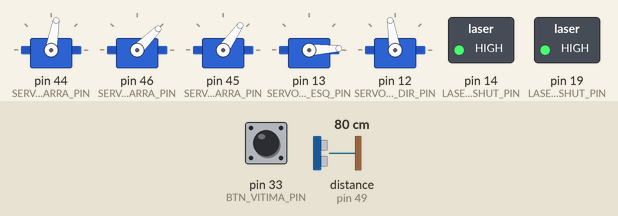
The sketch below on a simulated Arduino Mega 2560, built with avr-gcc and run on an emulated ATmega2560. Parts: 5 × servo, switched loads named in the sketch (green lamp = pin HIGH). Inputs (shaded band) come from the test bench; at power-on: distance to the obstacle (sensor on pin 49) 80 cm, pin 33 (BTN_VITIMA_PIN) HIGH.

Above: at 1.3 s.
1.4 s: distance to the obstacle (sensor on pin 49) set to 6 cm
At 3.0 s:
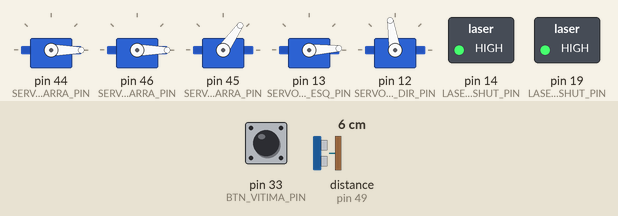
3.5 s: distance to the obstacle (sensor on pin 49) set to 3 cm
At 4.86 s:
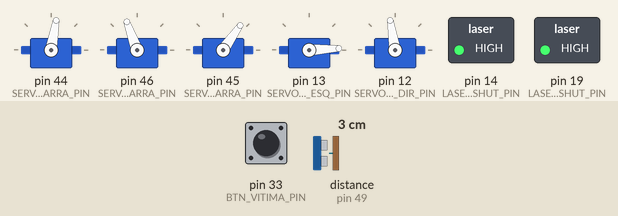
At 6.15 s:
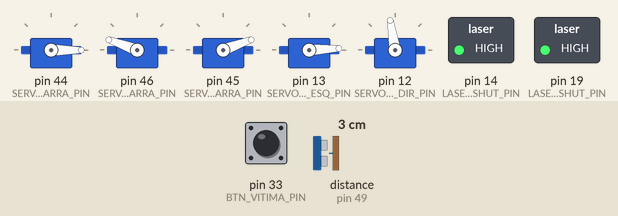
6.5 s: distance to the obstacle (sensor on pin 49) set to 9 cm
9.5 s: distance to the obstacle (sensor on pin 49) set to 2 cm
At 10.01 s:
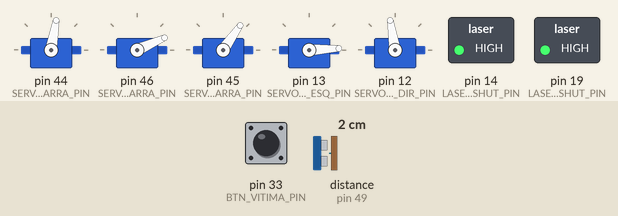
12.5 s: distance to the obstacle (sensor on pin 49) set to 18 cm
15.5 s: distance to the obstacle (sensor on pin 49) set to 4 cm
Timing chart, 0 to 25.1 s (numbered marks = the images above; inputs shaded):
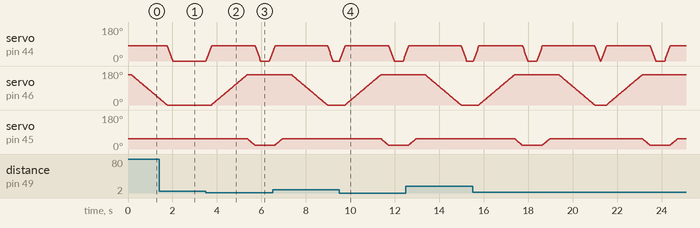

The sketch:

test_garra_completa.ino
```cpp
#include <Servo.h>
#include <Wire.h>
#include <VL53L0X.h>

Servo servoPaGarra;
Servo servoSubirGarra;
Servo servoRotacionarGarra;
Servo servoCancelaEsq;
Servo servoCancelaDir;

#define SERVO_PA_GARRA_PIN 44
#define SERVO_SUBIR_GARRA_PIN 46
#define SERVO_ROTACIONAR_GARRA_PIN 45
#define SERVO_CANCELA_ESQ_PIN 13
#define SERVO_CANCELA_DIR_PIN 12

#define SERVO_PA_GARRA_POS_INICIAL 80
#define SERVO_SUBIR_GARRA_POS_INICIAL 160
#define SERVO_ROTACIONAR_GARRA_POS_INICIAL 55
#define SERVO_CANCELA_ESQ_POS_INICIAL 3
#define SERVO_CANCELA_DIR_POS_INICIAL 99

// Declare dois objetos sensor
VL53L0X laserFrente;
VL53L0X laserGarra;
int distanciaLaserGarra;

// Define os pinos XSHUT para cada sensor
#define LASER_FRENTE_XSHUT_PIN 14
#define LASER_GARRA_XSHUT_PIN 19

#define BTN_VITIMA_PIN 33

bool vitimaViva, btnVitima;

void setup() {
  Serial.begin(9600);
  Wire.begin();

  pinMode(LASER_FRENTE_XSHUT_PIN, OUTPUT);
  pinMode(LASER_GARRA_XSHUT_PIN, OUTPUT);

  digitalWrite(LASER_FRENTE_XSHUT_PIN, LOW);
  digitalWrite(LASER_GARRA_XSHUT_PIN, LOW);
  delay(50);

  digitalWrite(LASER_FRENTE_XSHUT_PIN, HIGH);
  delay(50);
  laserFrente.setTimeout(500);
  laserFrente.init();
  laserFrente.setAddress(0x30);

  digitalWrite(LASER_GARRA_XSHUT_PIN, HIGH);
  delay(50);
  laserGarra.setTimeout(500);
  laserGarra.init();
  laserGarra.setAddress(0x31);

  pinMode(BTN_VITIMA_PIN, INPUT_PULLUP);

  servoPaGarra.attach(SERVO_PA_GARRA_PIN);
  servoSubirGarra.attach(SERVO_SUBIR_GARRA_PIN);
  servoRotacionarGarra.attach(SERVO_ROTACIONAR_GARRA_PIN);
  servoCancelaEsq.attach(SERVO_CANCELA_ESQ_PIN);
  servoCancelaDir.attach(SERVO_CANCELA_DIR_PIN);

  servoPaGarra.write(SERVO_PA_GARRA_POS_INICIAL);
  servoSubirGarra.write(SERVO_SUBIR_GARRA_POS_INICIAL);
  servoRotacionarGarra.write(SERVO_ROTACIONAR_GARRA_POS_INICIAL);
  servoCancelaEsq.write(SERVO_CANCELA_ESQ_POS_INICIAL);
  servoCancelaDir.write(SERVO_CANCELA_DIR_POS_INICIAL);
}

void loop() {
  descerGarra();
  abrirPas();
  while (true) {
    lerLaserGarra();
    if (distanciaLaserGarra < 50) {
      break;
    }
  }
  fecharPas();
  subirGarraVerificaVitima();

  if (btnVitima) {
    rotacionarGarraDir();
  } else {
    rotacionarGarraEsq();
  }

  abrirPas();
  delay(400);
  fecharPas();
  rotacionarGarraMeio();
  delay(400);

  // if (btnVitima) {
  //   abrirCancelaDir();
  //   delay(500);
  //   fecharCancelaDir();
  // } else {
  //   abrirCancelaEsq();
  //   delay(500);
  //   fecharCancelaEsq();
  // }
  // delay(500);
}

void lerLaserGarra() {
  distanciaLaserGarra = laserGarra.readRangeSingleMillimeters();
}

void lerBtnVitima() {
  btnVitima = !digitalRead(BTN_VITIMA_PIN);
}

void movimentarServo(Servo *servo, uint8_t posicaoFinal, uint8_t velocidade) {
  uint8_t posicaoAtual = servo->read();
  uint8_t passo = posicaoAtual > posicaoFinal ? -1 : 1;

  while (posicaoAtual != posicaoFinal) {
    posicaoAtual += passo;
    servo->write(posicaoAtual);
    delay(velocidade);
  }
}

void fecharPas() {
  movimentarServo(&servoPaGarra, 80, 3);
}

void abrirPas() {
  movimentarServo(&servoPaGarra, 0, 3);
}

void subirGarra() {
  movimentarServo(&servoSubirGarra, 160, 10);
}

void subirGarraVerificaVitima() {
  vitimaViva = false;
  uint8_t posicaoAtual = servoSubirGarra.read();
  while (posicaoAtual < 160) {
    posicaoAtual++;
    servoSubirGarra.write(posicaoAtual);
    delay(10);
    lerBtnVitima();
    if (btnVitima) {
      vitimaViva = true;
    }
  }
}

void descerGarra() {
  movimentarServo(&servoSubirGarra, 0, 10);
}

void rotacionarGarraDir() {
  movimentarServo(&servoRotacionarGarra, 90, 10);
}

void rotacionarGarraEsq() {
  movimentarServo(&servoRotacionarGarra, 20, 10);
}

void rotacionarGarraMeio() {
  movimentarServo(&servoRotacionarGarra, 55, 10);
}

void abrirCancelaEsq() {
  movimentarServo(&servoCancelaEsq, 95, 4);
}

void fecharCancelaEsq() {
  movimentarServo(&servoCancelaEsq, 3, 4);
}

void abrirCancelaDir() {
  movimentarServo(&servoCancelaDir, 0, 4);
}

void fecharCancelaDir() {
  movimentarServo(&servoCancelaDir, 99, 4);
}
```

Measured:
- the behaviour switches between 5 and 4 cm on distance to the obstacle (sensor on pin 49) (found by bisection; images 1 and 2)
- after the input at 3.5 s, servo on pin 46 (SERVO_SUBIR_GARRA_PIN): moves from 0° to 160° over 1.6 s, starting after 0.26 s; servo on pin 45 (SERVO_ROTACIONAR_GARRA_PIN): moves from 55° to 20° over 0.35 s, starting after 1.9 s
- after the input at 9.5 s, servo on pin 46 (SERVO_SUBIR_GARRA_PIN): moves from 0° to 160° over 1.6 s, starting after 0.27 s; servo on pin 45 (SERVO_ROTACIONAR_GARRA_PIN): moves from 55° to 20° over 0.36 s, starting after 1.9 s
